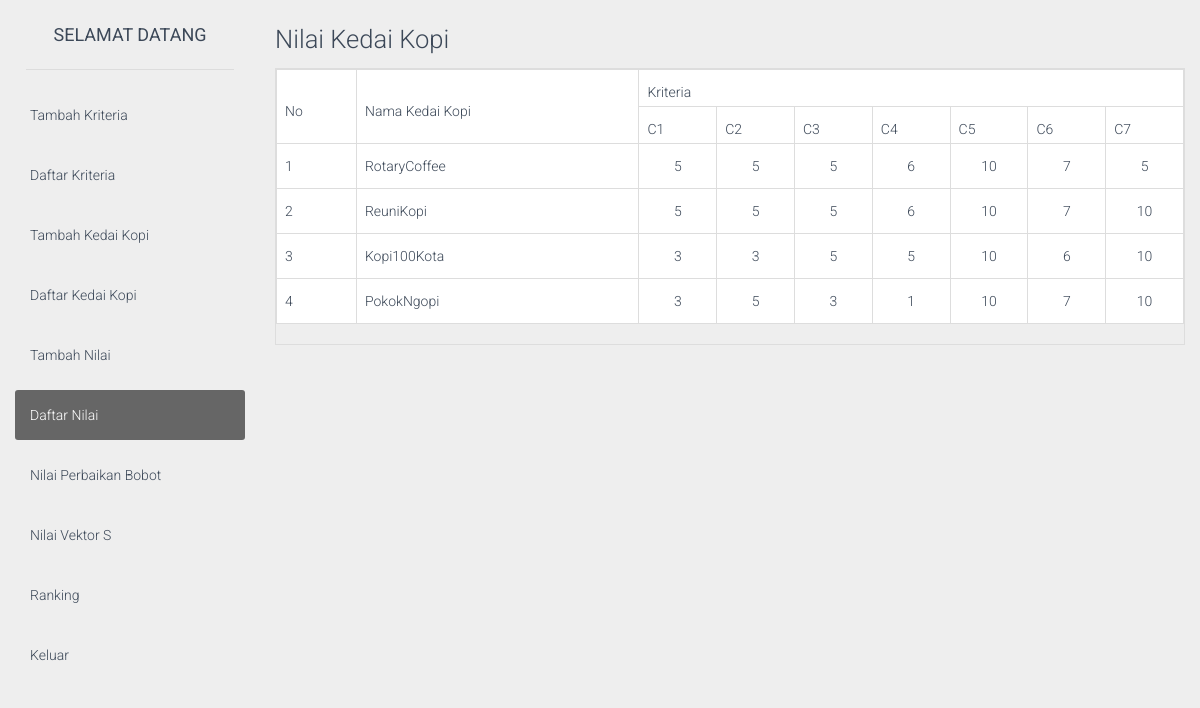
The page /login/dashboard/index.php?page=6 (signed in) on the database its author committed.
### tables this page shows
CREATE TABLE `alternatif` (
  `id_alternatif` varchar(5) NOT NULL,
  `nm_alternatif` varchar(35) NOT NULL,
  `n_vektor_s` double NOT NULL,
  `n_vektor_v` double NOT NULL
);

CREATE TABLE `nilai` (
  `id_nilai` int(7) NOT NULL,
  `id_alternatif` varchar(7) NOT NULL,
  `id_kriteria` varchar(7) NOT NULL,
  `nilai` double NOT NULL
);

### login/dashboard/include/nilai_list.php (the view)
<?php
include ("../koneksi/koneksi.php");
$s=mysqli_query($conn, "select * from kriteria");
$h=mysqli_num_rows($s);
?>
<div class="box-header">
	<h3 class="box-title ">Nilai Kedai Kopi</h3>
</div>
<div class="table table-bordered table-responsive">
	<table class="table table-bordered table-responsive">
		<thead>
			<tr>
				<th rowspan="2">No</th>
				<th rowspan="2">Nama Kedai Kopi</th>
				<th colspan="<?php echo $h; ?>">Kriteria</th>
			</tr>
			<tr>
				<?php
for($n=1;$n<=$h;$n++){
	echo"<th>C{$n}</th>";
}
?>
			</tr>
		</thead>
		<tbody>
			<?php
$i=0;
$a=mysqli_query($conn, "select * from alternatif");
while($da=mysqli_fetch_assoc($a)){
	echo "<tr>
		<td>".(++$i)."</td>
		<td>$da[nm_alternatif]</td>";
		$idalt=$da['id_alternatif'];
			$n=mysqli_query($conn, "select * from nilai where id_alternatif='$idalt'");
		while($dn=mysqli_fetch_assoc($n)){
			echo "<td align='center'>$dn[nilai]</td>";
		}
		echo "</tr>\n";
}
?>
		</tbody>
	</table>
</div>

### rows shown on the page
alternatif: nm_alternatif "RotaryCoffee"
nilai: nilai "5"
nilai: nilai "5"
nilai: nilai "5"
nilai: nilai "6"
nilai: nilai "10"
nilai: nilai "7"
nilai: nilai "5"
alternatif: nm_alternatif "ReuniKopi"
nilai: nilai "5"
nilai: nilai "5"
nilai: nilai "5"
nilai: nilai "6"
nilai: nilai "10"
nilai: nilai "7"
nilai: nilai "10"
alternatif: nm_alternatif "Kopi100Kota"
nilai: nilai "3"
nilai: nilai "3"
nilai: nilai "5"
nilai: nilai "5"
nilai: nilai "10"
nilai: nilai "6"
nilai: nilai "10"
alternatif: nm_alternatif "PokokNgopi"
nilai: nilai "3"
nilai: nilai "5"
nilai: nilai "3"
nilai: nilai "1"
nilai: nilai "10"
nilai: nilai "7"
nilai: nilai "10"
